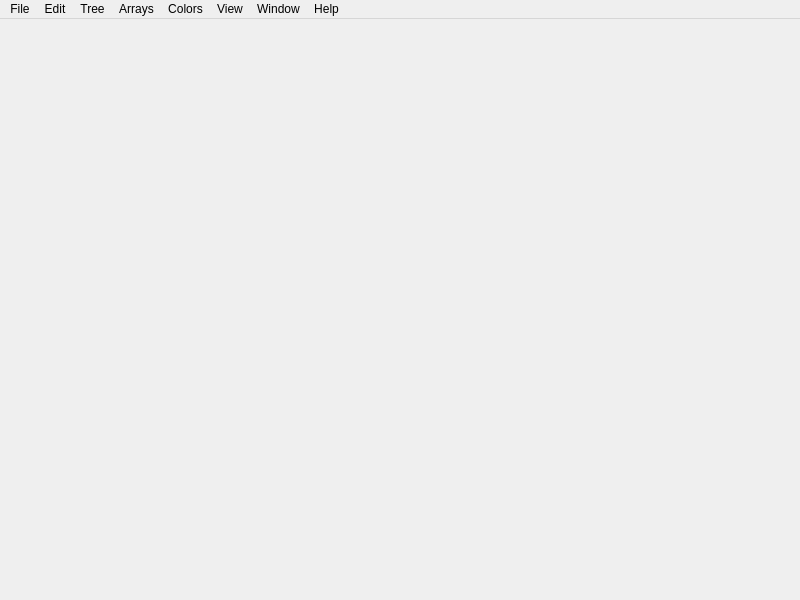
<?xml version="1.0" encoding="UTF-8"?>
<ui version="4.0">
 <class>MainWindow</class>
 <widget class="QMainWindow" name="MainWindow">
  <property name="geometry">
   <rect>
    <x>0</x>
    <y>0</y>
    <width>800</width>
    <height>600</height>
   </rect>
  </property>
  <property name="windowTitle">
   <string>MainWindow</string>
  </property>
  <widget class="QWidget" name="centralwidget"/>
  <widget class="QMenuBar" name="menubar">
   <property name="geometry">
    <rect>
     <x>0</x>
     <y>0</y>
     <width>800</width>
     <height>24</height>
    </rect>
   </property>
   <widget class="QMenu" name="menuFile">
    <property name="title">
     <string>File</string>
    </property>
    <widget class="QMenu" name="menuOpen_Recent">
     <property name="enabled">
      <bool>false</bool>
     </property>
     <property name="title">
      <string>Open Recent</string>
     </property>
     <addaction name="actiontest"/>
    </widget>
    <addaction name="actionOpen_SpacerPlacer_Experiment"/>
    <addaction name="menuOpen_Recent"/>
    <addaction name="separator"/>
    <addaction name="actionSettings"/>
    <addaction name="separator"/>
    <addaction name="actionExport_as_Pdf"/>
    <addaction name="actionExport_as_Png"/>
    <addaction name="separator"/>
    <addaction name="actionClear"/>
    <addaction name="actionExit"/>
   </widget>
   <widget class="QMenu" name="menuEdit">
    <property name="title">
     <string>Edit</string>
    </property>
    <addaction name="actionCopy_Image"/>
    <addaction name="separator"/>
   </widget>
   <widget class="QMenu" name="menuView">
    <property name="title">
     <string>View</string>
    </property>
    <addaction name="actionZoom_In"/>
    <addaction name="actionZoom_Out"/>
    <addaction name="separator"/>
   </widget>
   <widget class="QMenu" name="menuWindow">
    <property name="title">
     <string>Window</string>
    </property>
    <addaction name="actionMinimize"/>
    <addaction name="actionZoom"/>
   </widget>
   <widget class="QMenu" name="menuHelp">
    <property name="title">
     <string>Help</string>
    </property>
    <addaction name="actionAbout"/>
   </widget>
   <widget class="QMenu" name="menuTree">
    <property name="title">
     <string>Tree</string>
    </property>
    <addaction name="actionPool_Evolutionary_Events"/>
    <addaction name="separator"/>
    <addaction name="actionExtend_Tree_Length"/>
    <addaction name="actionReduce_Tree_Length"/>
    <addaction name="separator"/>
    <addaction name="actionSet_Tiny_Tree_Scale"/>
    <addaction name="actionReset_Tree_Scale"/>
   </widget>
   <widget class="QMenu" name="menuArrays">
    <property name="title">
     <string>Arrays</string>
    </property>
    <addaction name="actionShow_Template"/>
    <addaction name="actionShow_Original_Names"/>
    <addaction name="actionShow_Tags_for_Template_and_Org_Names"/>
    <addaction name="separator"/>
    <addaction name="actionCollapse_Singular_Leaf_Acquisitions"/>
    <addaction name="actionHighlight_Singular_Leaf_Acquisions"/>
    <addaction name="separator"/>
    <addaction name="actionHighlight_Spacers_with_Duplicates"/>
   </widget>
   <widget class="QMenu" name="menuColors">
    <property name="title">
     <string>Colors</string>
    </property>
    <widget class="QMenu" name="menuColor_By_Metadata">
     <property name="title">
      <string>Color By Metadata...</string>
     </property>
     <addaction name="actiontest_4"/>
    </widget>
    <widget class="QMenu" name="menuColor_By_Imported_Color_Map">
     <property name="enabled">
      <bool>false</bool>
     </property>
     <property name="title">
      <string>Color By Imported Color Map</string>
     </property>
     <addaction name="actionNone"/>
    </widget>
    <addaction name="menuColor_By_Metadata"/>
    <addaction name="menuColor_By_Imported_Color_Map"/>
    <addaction name="actionSingle_Color_Mode"/>
    <addaction name="actionTwo_Color_Mode"/>
    <addaction name="separator"/>
    <addaction name="actionSplit_Event_Colors_Horizontal"/>
    <addaction name="actionSplit_Event_Colors_InnerOuter"/>
    <addaction name="separator"/>
    <addaction name="actionExport_Current_Color_Map_as_csv"/>
    <addaction name="actionSave_Color_Map_Template_as_csv"/>
    <addaction name="actionImport_Color_Map"/>
    <addaction name="separator"/>
    <addaction name="actionBlinking_Highlights"/>
    <addaction name="actionStatic_Highlights"/>
    <addaction name="separator"/>
    <addaction name="actionShow_Spacerfrequency_at_Distance"/>
   </widget>
   <addaction name="menuFile"/>
   <addaction name="menuEdit"/>
   <addaction name="menuTree"/>
   <addaction name="menuArrays"/>
   <addaction name="menuColors"/>
   <addaction name="menuView"/>
   <addaction name="menuWindow"/>
   <addaction name="menuHelp"/>
  </widget>
  <action name="actionExport_as_Pdf">
   <property name="enabled">
    <bool>false</bool>
   </property>
   <property name="text">
    <string>Export as Pdf</string>
   </property>
  </action>
  <action name="actionExport_as_Png">
   <property name="enabled">
    <bool>false</bool>
   </property>
   <property name="text">
    <string>Export as Png</string>
   </property>
  </action>
  <action name="actionExit">
   <property name="text">
    <string>Quit</string>
   </property>
  </action>
  <action name="actionAbout">
   <property name="enabled">
    <bool>false</bool>
   </property>
   <property name="text">
    <string>About</string>
   </property>
  </action>
  <action name="actionUndo">
   <property name="enabled">
    <bool>false</bool>
   </property>
   <property name="text">
    <string>Undo</string>
   </property>
  </action>
  <action name="actionRedo">
   <property name="enabled">
    <bool>false</bool>
   </property>
   <property name="text">
    <string>Redo</string>
   </property>
  </action>
  <action name="actionCopy_Image">
   <property name="enabled">
    <bool>false</bool>
   </property>
   <property name="text">
    <string>Copy Image</string>
   </property>
  </action>
  <action name="actionClear">
   <property name="enabled">
    <bool>true</bool>
   </property>
   <property name="text">
    <string>Clear</string>
   </property>
  </action>
  <action name="actionZoom_In">
   <property name="text">
    <string>Zoom In</string>
   </property>
  </action>
  <action name="actionZoom_Out">
   <property name="text">
    <string>Zoom Out</string>
   </property>
  </action>
  <action name="actionShow_Array">
   <property name="text">
    <string>Show Array</string>
   </property>
  </action>
  <action name="actionShow_Tree">
   <property name="text">
    <string>Show Tree</string>
   </property>
  </action>
  <action name="actionsmyck">
   <property name="text">
    <string>smyck</string>
   </property>
  </action>
  <action name="action246">
   <property name="text">
    <string>246</string>
   </property>
  </action>
  <action name="actionSingle_Color_Mode">
   <property name="checkable">
    <bool>true</bool>
   </property>
   <property name="checked">
    <bool>false</bool>
   </property>
   <property name="text">
    <string>Single Color Mode</string>
   </property>
  </action>
  <action name="actionTwo_Color_Mode">
   <property name="checkable">
    <bool>true</bool>
   </property>
   <property name="checked">
    <bool>false</bool>
   </property>
   <property name="text">
    <string>Two Color Mode</string>
   </property>
  </action>
  <action name="actionMinimize">
   <property name="text">
    <string>Minimize</string>
   </property>
  </action>
  <action name="actionZoom">
   <property name="text">
    <string>Zoom</string>
   </property>
  </action>
  <action name="actionSettings">
   <property name="enabled">
    <bool>false</bool>
   </property>
   <property name="text">
    <string>Settings</string>
   </property>
  </action>
  <action name="actiontest">
   <property name="text">
    <string>test</string>
   </property>
  </action>
  <action name="actiontest_2">
   <property name="text">
    <string>test</string>
   </property>
  </action>
  <action name="actionshow_tree">
   <property name="checkable">
    <bool>true</bool>
   </property>
   <property name="checked">
    <bool>true</bool>
   </property>
   <property name="enabled">
    <bool>false</bool>
   </property>
   <property name="text">
    <string>Show Tree</string>
   </property>
  </action>
  <action name="actionShow_Spacers">
   <property name="checkable">
    <bool>true</bool>
   </property>
   <property name="checked">
    <bool>true</bool>
   </property>
   <property name="enabled">
    <bool>false</bool>
   </property>
   <property name="text">
    <string>Show Spacers</string>
   </property>
  </action>
  <action name="actionShow_Template">
   <property name="checkable">
    <bool>true</bool>
   </property>
   <property name="checked">
    <bool>true</bool>
   </property>
   <property name="enabled">
    <bool>false</bool>
   </property>
   <property name="text">
    <string>Show Template</string>
   </property>
  </action>
  <action name="actionShow_Original_Names">
   <property name="checkable">
    <bool>true</bool>
   </property>
   <property name="checked">
    <bool>true</bool>
   </property>
   <property name="enabled">
    <bool>false</bool>
   </property>
   <property name="text">
    <string>Show Original Names</string>
   </property>
  </action>
  <action name="actionShow_Edge_Length">
   <property name="checkable">
    <bool>true</bool>
   </property>
   <property name="checked">
    <bool>false</bool>
   </property>
   <property name="enabled">
    <bool>false</bool>
   </property>
   <property name="text">
    <string>Show Edge Length</string>
   </property>
  </action>
  <action name="actionShow_Evolutionary_Events">
   <property name="checkable">
    <bool>true</bool>
   </property>
   <property name="checked">
    <bool>true</bool>
   </property>
   <property name="enabled">
    <bool>false</bool>
   </property>
   <property name="text">
    <string>Show Evolutionary Events</string>
   </property>
  </action>
  <action name="actionPool_Evolutionary_Events">
   <property name="checkable">
    <bool>true</bool>
   </property>
   <property name="checked">
    <bool>true</bool>
   </property>
   <property name="enabled">
    <bool>true</bool>
   </property>
   <property name="text">
    <string>Pool Evolutionary Events</string>
   </property>
  </action>
  <action name="actionShow_Short_Tree">
   <property name="checkable">
    <bool>true</bool>
   </property>
   <property name="checked">
    <bool>false</bool>
   </property>
   <property name="enabled">
    <bool>false</bool>
   </property>
   <property name="text">
    <string>Show Short Tree</string>
   </property>
  </action>
  <action name="actiontest_3">
   <property name="text">
    <string>test</string>
   </property>
  </action>
  <action name="actionHorizontal_Color_Split">
   <property name="text">
    <string>Horizontal Color Split</string>
   </property>
  </action>
  <action name="actionInner_Outer_Color_Split">
   <property name="text">
    <string>Inner-Outer Color Split</string>
   </property>
  </action>
  <action name="actionSplit_Event_Colors_Horizontal">
   <property name="checkable">
    <bool>true</bool>
   </property>
   <property name="checked">
    <bool>false</bool>
   </property>
   <property name="enabled">
    <bool>true</bool>
   </property>
   <property name="text">
    <string>Horizontal Two Color Event Split</string>
   </property>
  </action>
  <action name="actionSplit_Event_Colors_InnerOuter">
   <property name="checkable">
    <bool>true</bool>
   </property>
   <property name="checked">
    <bool>false</bool>
   </property>
   <property name="enabled">
    <bool>true</bool>
   </property>
   <property name="text">
    <string>InnerOuter Two Color Event Split</string>
   </property>
  </action>
  <action name="actiontest_4">
   <property name="text">
    <string>test</string>
   </property>
  </action>
  <action name="actionShow_Spacerfrequency_at_Distance">
   <property name="checkable">
    <bool>true</bool>
   </property>
   <property name="checked">
    <bool>true</bool>
   </property>
   <property name="enabled">
    <bool>false</bool>
   </property>
   <property name="text">
    <string>Show Spacerfrequency at Distance</string>
   </property>
  </action>
  <action name="actionShow_Original_Tree">
   <property name="checkable">
    <bool>true</bool>
   </property>
   <property name="checked">
    <bool>true</bool>
   </property>
   <property name="enabled">
    <bool>false</bool>
   </property>
   <property name="text">
    <string>Show Original Tree</string>
   </property>
  </action>
  <action name="actionShow_Root_Events_as_Array">
   <property name="checkable">
    <bool>true</bool>
   </property>
   <property name="checked">
    <bool>true</bool>
   </property>
   <property name="enabled">
    <bool>false</bool>
   </property>
   <property name="text">
    <string>Show Root Events as Array</string>
   </property>
  </action>
  <action name="actionCollapse_Leaf_Acquisitions_in_Array">
   <property name="checkable">
    <bool>true</bool>
   </property>
   <property name="enabled">
    <bool>false</bool>
   </property>
   <property name="text">
    <string>Collapse Leaf Acquisitions in Array</string>
   </property>
  </action>
  <action name="actionExtend_Tree_Length">
   <property name="enabled">
    <bool>false</bool>
   </property>
   <property name="text">
    <string>&amp;Extend Tree Length</string>
   </property>
  </action>
  <action name="actionReduce_Tree_Length">
   <property name="enabled">
    <bool>false</bool>
   </property>
   <property name="text">
    <string>&amp;Reduce Tree Length</string>
   </property>
  </action>
  <action name="actionExport_Current_Color_Map_as_csv">
   <property name="text">
    <string>Save Current Color Map to .csv</string>
   </property>
  </action>
  <action name="actionSave_Color_Map_Template_as_csv">
   <property name="text">
    <string>Save Color Map Template to .csv</string>
   </property>
  </action>
  <action name="actionImport_Color_Map">
   <property name="text">
    <string>Import Color Map</string>
   </property>
  </action>
  <action name="actionOpen_SpacerPlacer_Experiment">
   <property name="text">
    <string>Open SpacerPlacer Experiment...</string>
   </property>
  </action>
  <action name="actionNone">
   <property name="text">
    <string>None</string>
   </property>
  </action>
  <action name="actionCollapse_Singular_Leaf_Acquisitions">
   <property name="checkable">
    <bool>true</bool>
   </property>
   <property name="enabled">
    <bool>false</bool>
   </property>
   <property name="text">
    <string>Collapse Singular Leaf Acquisitions</string>
   </property>
  </action>
  <action name="actionShow_Tags_for_Template_and_Org_Names">
   <property name="checkable">
    <bool>true</bool>
   </property>
   <property name="checked">
    <bool>true</bool>
   </property>
   <property name="enabled">
    <bool>false</bool>
   </property>
   <property name="text">
    <string>Show Tags for Template and Org Names</string>
   </property>
  </action>
  <action name="actionHighlight_Singular_Leaf_Acquisions">
   <property name="checkable">
    <bool>true</bool>
   </property>
   <property name="text">
    <string>Highlight Singular Leaf Acquisions</string>
   </property>
  </action>
  <action name="actionBlinking_Highlights">
   <property name="checkable">
    <bool>true</bool>
   </property>
   <property name="checked">
    <bool>true</bool>
   </property>
   <property name="text">
    <string>Blinking Highlights</string>
   </property>
  </action>
  <action name="actionStatic_Highlights">
   <property name="checkable">
    <bool>true</bool>
   </property>
   <property name="text">
    <string>Static Black and White Highlights</string>
   </property>
  </action>
  <action name="actionHighlight_Spacers_with_Duplicates">
   <property name="checkable">
    <bool>true</bool>
   </property>
   <property name="text">
    <string>Highlight Spacers with Duplicates</string>
   </property>
  </action>
  <action name="actionSet_Tiny_Tree_Scale">
   <property name="text">
    <string>Set Tiny Tree Scale</string>
   </property>
  </action>
  <action name="actionReset_Tree_Scale">
   <property name="text">
    <string>Reset Tree Scale</string>
   </property>
  </action>
 </widget>
 <resources/>
 <connections/>
</ui>
